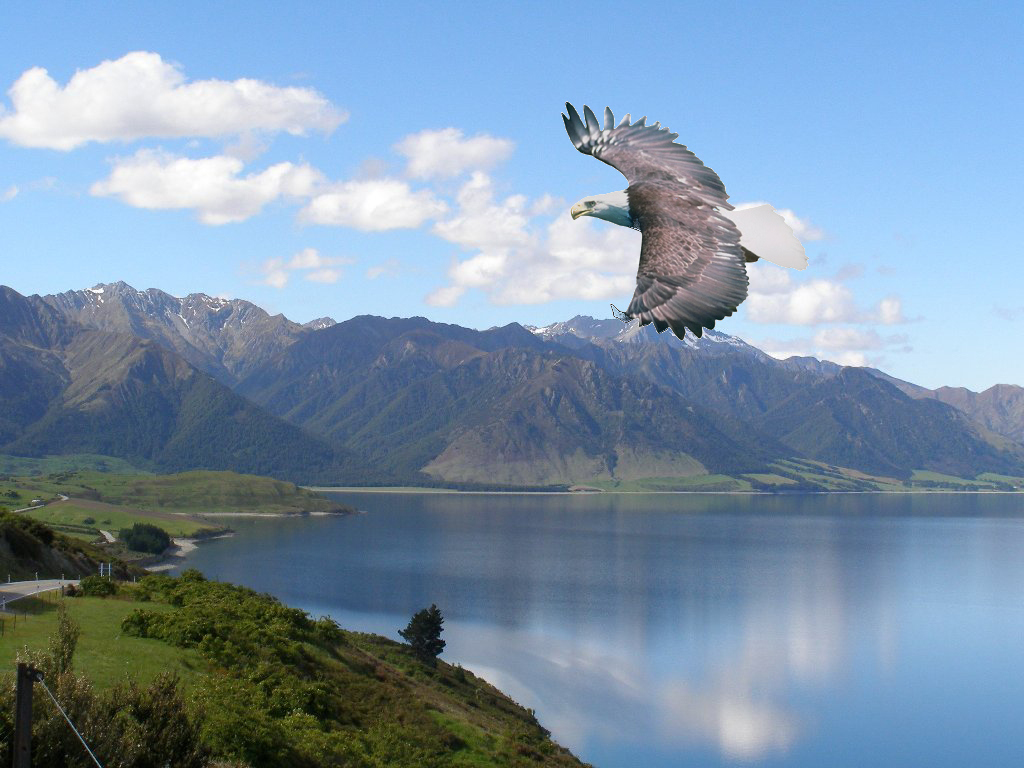
#> input picture lab6-7/eagle-1.jpg, 1024 x 768 px
$ python setbg.py
#> lines starting #> are read from the running program, lines starting #| are printed output that depends on the picture; after the words box and inside, x2 and y2 are one past the last pixel; in counts of white or black regions, pixels touching at a corner belong together
# Initialisation
import cv2
import numpy as np

# Compute absolute colour difference of two images.
# The two images must have the same size.
# Return combined absolute difference of the 3 channels

def absDiff(image1, image2):
	if image1.shape != image2.shape:
		print ('image size mismatch')
		return 0
	else:
		height,width,dummy = image1.shape
		# Compute absolute difference.
		diff = cv2.absdiff(image1, image2)
		a = cv2.split(diff)
		# Sum up the differences of the 3 channels with equal weights.
		# You can change the weights to different values.
		sum = np.zeros((height,width), dtype=np.uint8)
		for i in (1, 2, 3):
			ch = a[i-1]
			cv2.addWeighted(ch, 1.0/i, sum, float(i-1)/i, gamma=0.0, dst=sum)
		return sum


def set_background(image, diff, threshold, bgcolor):
	ret, mask = cv2.threshold(diff, threshold, 1, cv2.THRESH_BINARY)
	# mask_inv = cv2.bitwise_not(mask)

	fg_masked = cv2.bitwise_and(image, image, mask=mask)
	fg_masked[np.logical_not(mask)] = bgcolor

	return fg_masked

#-----------------------------
# -----------------------------
# Main

# Initialisation
filename1 = "eagle-1.jpg"
filename2 = "eagle-2.jpg"
difffilename = "eagle-diff.jpg"

# Load images
image1 = cv2.imread(filename1)
#> image1 is the input picture: shape (768, 1024, 3); mean B, G, R 169.8, 147.1, 123.2
image2 = cv2.imread(filename2)
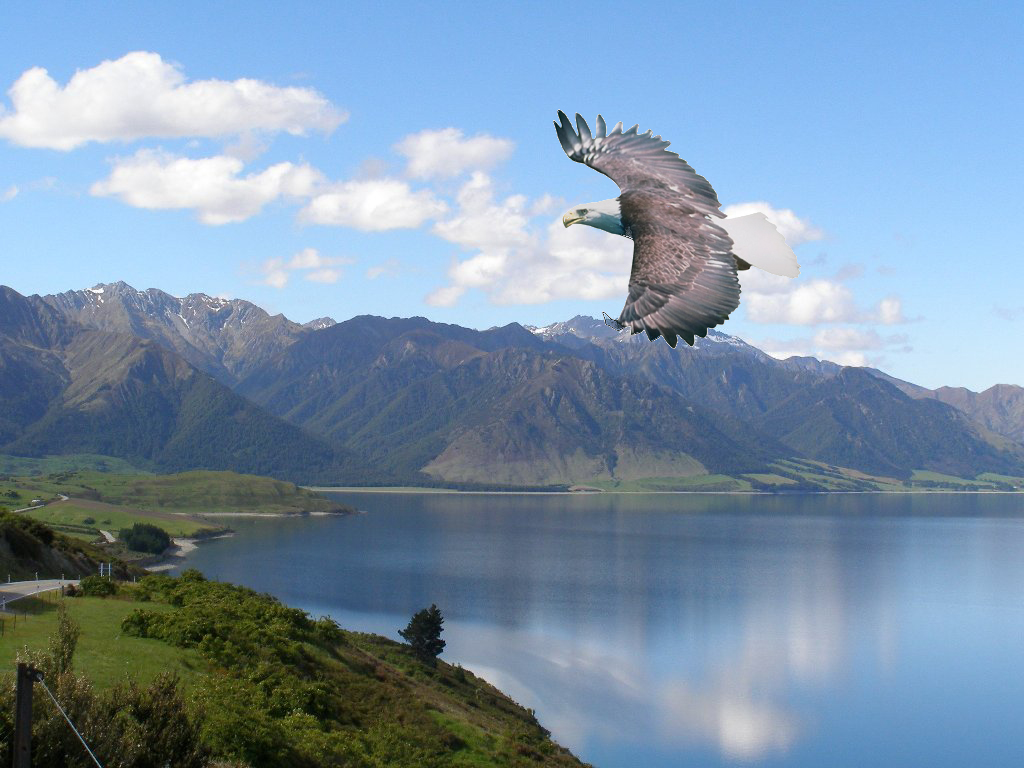
#> input picture lab6-7/eagle-2.jpg, 1024 x 768 px
#> image2 is the input picture: shape (768, 1024, 3); mean B, G, R 169.9, 147.1, 123.2

# Compute colour difference and remove background
diff = absDiff(image1, image2)
cv2.imwrite(difffilename, diff)

image_fg = set_background(image2, diff, 10, (0,0,0))
#> in set_background, `ret, mask = cv2.threshold(diff, threshold, 1, cv2.THRESH_BINARY)`:
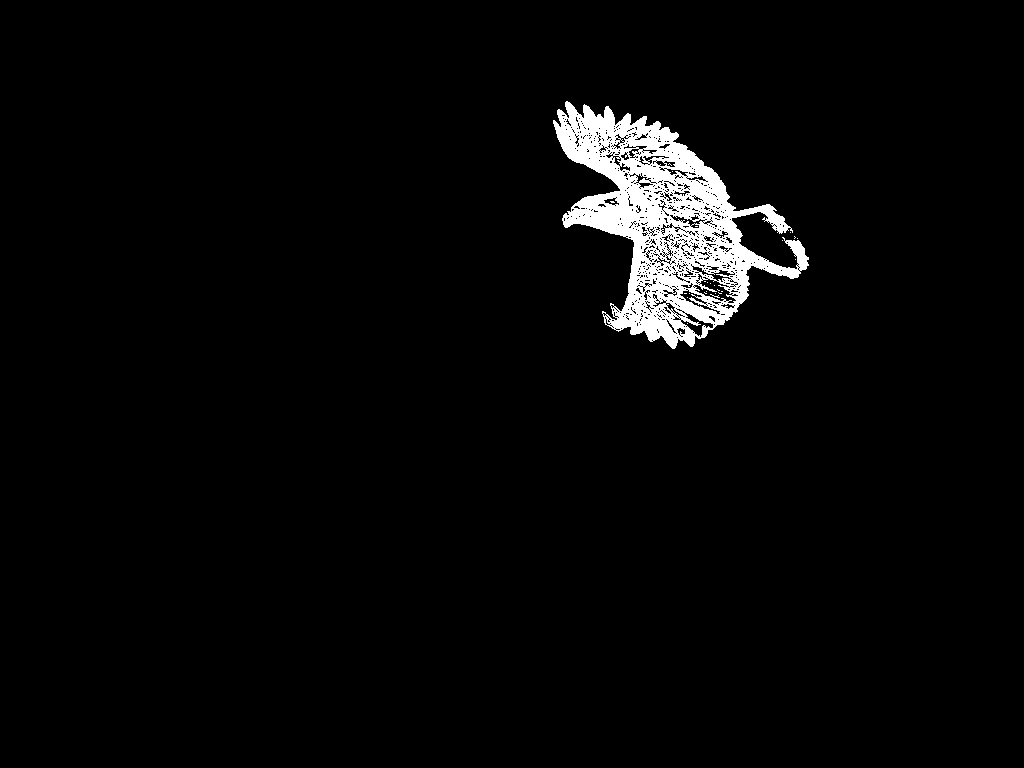
#> mask: shape (768, 1024); values 0 (black) and 1 (white), 3.1% white; 26 white regions (25 under 20 px), largest, box (x1, y1, x2, y2) and area: (553, 101, 809, 349) 24165
#> in set_background, `ret, mask = cv2.threshold(diff, threshold, 1, cv2.THRESH_BINARY)`: ret = 10
# I see the foreground without the background: the eagle with some noise.
cv2.imwrite('eagle-fg.jpg', image_fg)

traffic1 = cv2.imread("./traffic-1.bmp")
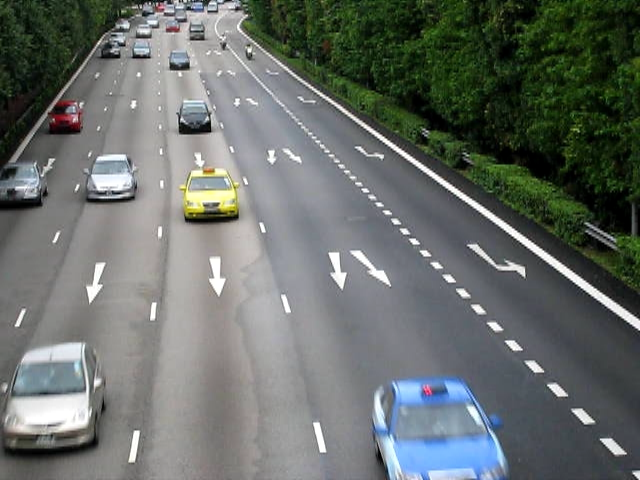
#> input picture lab6-7/traffic-1.bmp, 640 x 480 px
#> traffic1 is the input picture: shape (480, 640, 3); mean B, G, R 106, 110, 104.1
traffic2 = cv2.imread("./traffic-2.bmp")
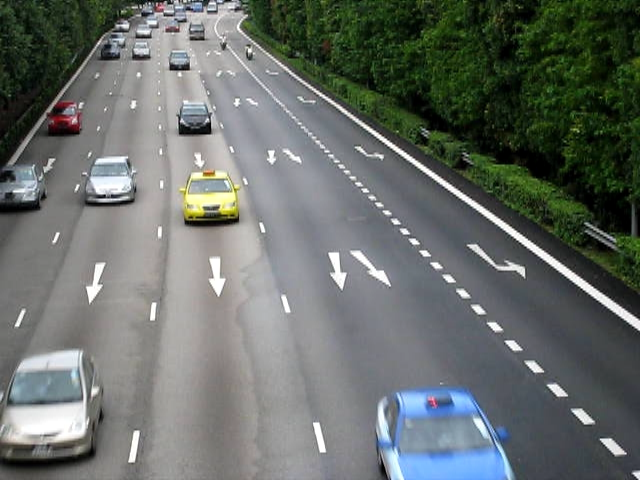
#> input picture lab6-7/traffic-2.bmp, 640 x 480 px
#> traffic2 is the input picture: shape (480, 640, 3); mean B, G, R 105.8, 109.8, 103.9
traffic_diff = absDiff(traffic1, traffic2)
#> the loop in absDiff (call 2), `for i in (1, 2, 3):` made 3 passes
#> pass 1, in absDiff (call 2), `ch = a[i-1]`:
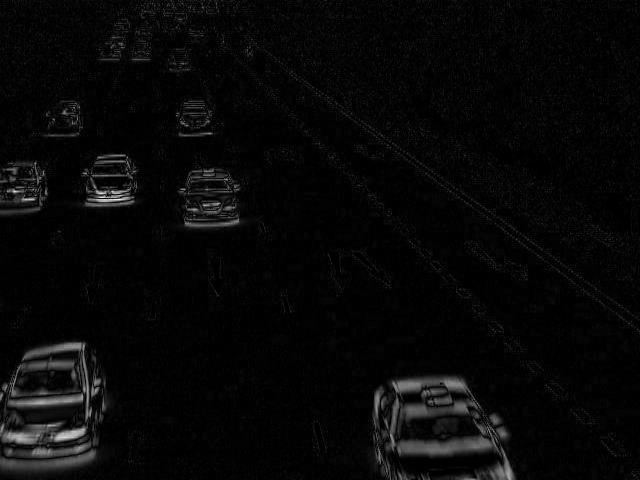
#> ch: shape (480, 640); min 0, max 247, mean 7.8
cv2.imwrite("traffic-diff.jpg", traffic_diff)

traffic_fg = set_background(traffic2, traffic_diff, 10, (255,0,0))
#> call 2 of set_background, with threshold = 10, bgcolor = (255, 0, 0)
#> in set_background (call 2), `ret, mask = cv2.threshold(diff, threshold, 1, cv2.THRESH_BINARY)`:
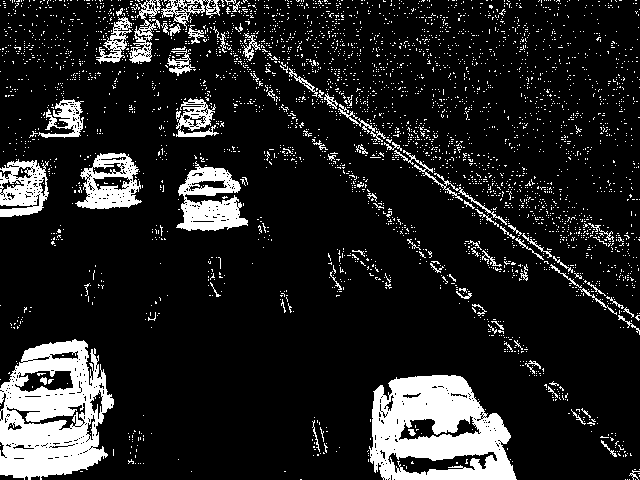
#> mask: shape (480, 640); values 0 (black) and 1 (white), 13.7% white; 3641 white regions (3556 under 20 px), largest, box (x1, y1, x2, y2) and area: (0, 339, 114, 480) 10284, (369, 375, 517, 480) 10188, (176, 161, 248, 231) 2727
#> in set_background (call 2), `fg_masked[np.logical_not(mask)] = bgcolor`:
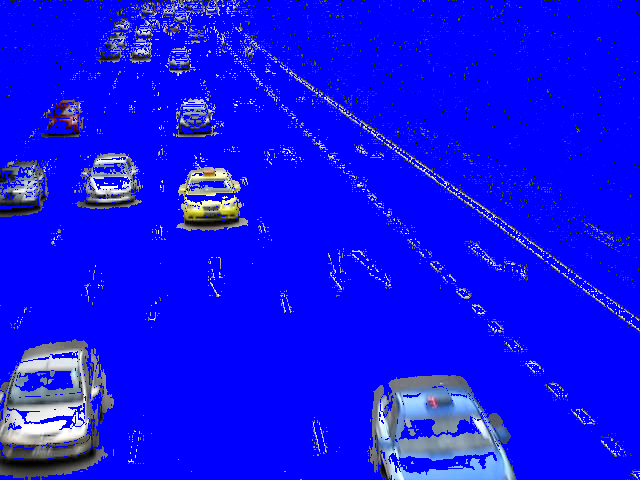
#> fg_masked: shape (480, 640, 3); mean B, G, R 238.7, 18, 16.7

# I see the foreground without the background: cars with some noise.
cv2.imwrite("traffic-fg.jpg", traffic_fg)
